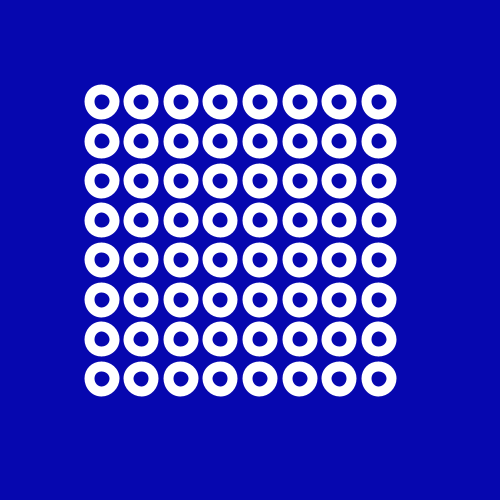
Frame 1 (no input)
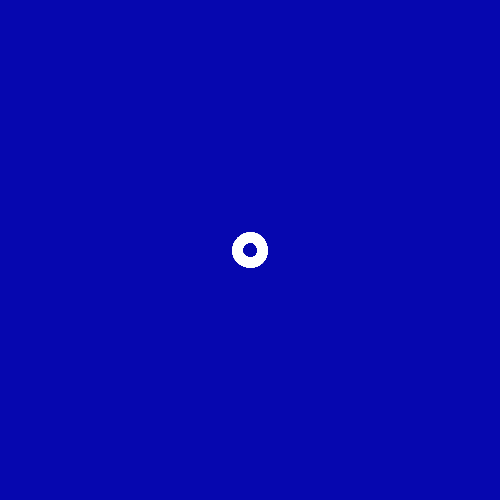
Frame 60 (the mouse pressed at the canvas centre just before this capture)
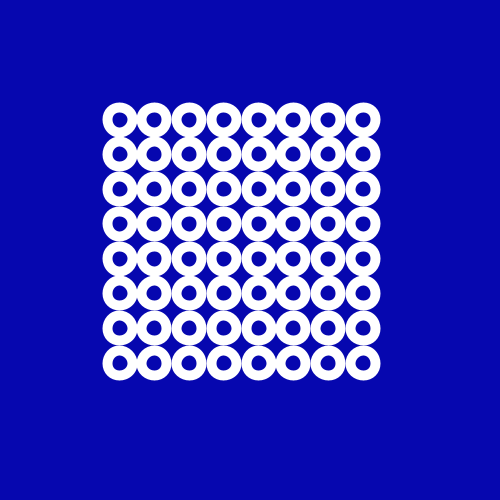
Frame 120 (the mouse held since frame 60 and released just before this capture)

The Processing sketch that drew these frames (run headless with seeded random() and noise(); from frame 60 on, the mouse is pressed at the canvas centre):

// Processing sketch: sketch_21042017
// ── sketch_21042017.pde
ArrayList<Ball>ball;
float time;
float r;

void setup(){
  size(500,500);
  smooth();
  strokeWeight(10);
  stroke(255);
  noFill();
  ball = new ArrayList<Ball>();
  for(int x = 100; x<=400; x+=40){
    for(int y = 100; y<=400; y+=40){
      ball.add(new Ball(x,y));
    }
  }
}

void draw(){
  r++;
  time = r;
  if(time>100){
    r = 0;
  }
  background(6,7,175);
  for(int i= 0; i<ball.size(); i++){
    Ball b = ball.get(i);
    pushMatrix();
    b.update(time);
    b.display();
    popMatrix();
  }
}
// ── Ball.pde
class Ball{
  PVector position;
  PVector target = new PVector(width/2, height/2);
  PVector target2;
  boolean straight = true;
  float speed = 0;
  float a;
  float time;
  Ball(float _x, float _y){
    position = new PVector(_x, _y);
    target2 = new PVector(_x, _y);
  }
  
  
  void update(float _time){
    speed+=0.01;
    if(straight){
      position.lerp(target,speed);
    }else{
       position.lerp(target2,speed);
    }
    
    if(_time>100 && straight==true){
      straight = false;
      speed = 0;
    }else if(_time>100 && straight==false){
      straight = true;
      speed = 0;
    }
  }
  
  void display(){
    ellipse(position.x,position.y,25,25);
  }
}
